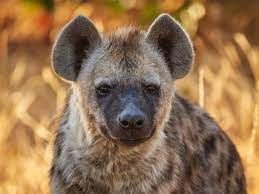
#> input picture basics/images/hyena.jpg, 259 x 194 px
$ python basic_functions.py
#> lines starting #> are read from the running program, lines starting #| are printed output that depends on the picture; after the words box and inside, x2 and y2 are one past the last pixel; in counts of white or black regions, pixels touching at a corner belong together
import cv2

img = cv2.imread('images/hyena.jpg')
#> img is the input picture: shape (194, 259, 3); mean B, G, R 81.2, 114.9, 147.7
cv2.imshow('Coloured',img)

# Convert to grayscale
gray = cv2.cvtColor(img,cv2.COLOR_BGR2GRAY)
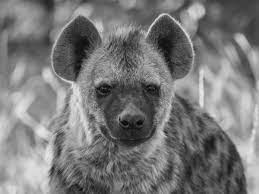
#> gray: shape (194, 259); min 1, max 235, mean 120.9
cv2.imshow('Gray scale',gray)

# Blurring an image
blur = cv2.GaussianBlur(img,(7,7),cv2.BORDER_DEFAULT)
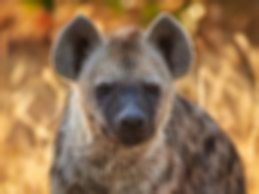
#> blur: shape (194, 259, 3); mean B, G, R 81.2, 114.9, 147.7
cv2.imshow('Blurred image',blur)

# Edge Cascading or edge detection
canny = cv2.Canny(img,125,175)
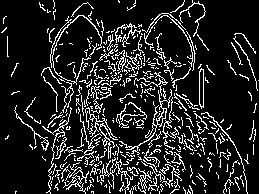
#> canny: shape (194, 259); 14% white in thin lines or dots
cv2.imshow('Canny',canny)

# We can get better result when we provide the blurred image as input to Canny
canny_blur = cv2.Canny(blur,125,175)
#> canny_blur: shape (194, 259); 2% white in thin lines or dots, all inside (x1, y1, x2, y2) = (38, 1, 253, 194)
cv2.imshow('Canny Blurred',canny_blur)

# Dilating the image
dilate = cv2.dilate(canny_blur,(7,7),iterations=5)
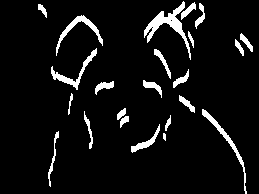
#> dilate: shape (194, 259); 6.6% white; 23 white regions, largest, box (x1, y1, x2, y2) and area: (144, 1, 191, 60) 626, (202, 109, 247, 194) 353, (56, 15, 103, 56) 337
cv2.imshow('Dilated',dilate)

# Eroding the image
erode = cv2.erode(dilate,(7,7),iterations=5)
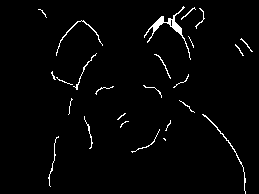
#> erode: shape (194, 259); 2.2% white in thin lines or dots, all inside (x1, y1, x2, y2) = (38, 6, 253, 194)
cv2.imshow('Eroded',erode)

# Resizing the image
resize = cv2.resize(img,(500,500),interpolation=cv2.INTER_CUBIC)
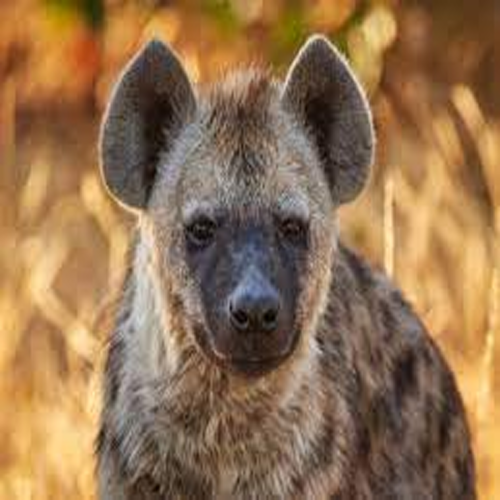
#> resize: shape (500, 500, 3); mean B, G, R 81.2, 114.9, 147.7
cv2.imshow('Enlarge',resize)

# Cropped the image
crop = img[50:170,10:250]
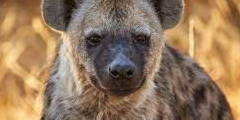
#> crop: shape (120, 240, 3); mean B, G, R 93.4, 120.7, 148.4
print(crop.shape)
#| (120, 240, 3)
print(img.shape)
#| (194, 259, 3)
cv2.imshow('Cropped',crop)
cv2.waitKey(0)

$ run again, with basics/images/bison.jpg copied over basics/images/hyena.jpg
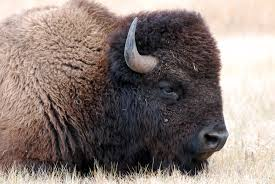
#> input picture basics/images/bison.jpg, 275 x 184 px
#> img is the input picture: shape (184, 275, 3); mean B, G, R 121.1, 126.5, 140
#> `canny = cv2.Canny(img,125,175)`:
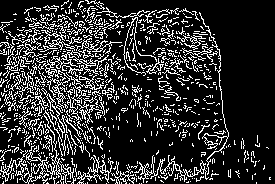
#> canny: shape (184, 275); 19% white in thin lines or dots
#> canny_blur: shape (184, 275); 1.5% white in thin lines or dots, all inside (x1, y1, x2, y2) = (27, 3, 229, 181)
#> dilate: shape (184, 275); 5.3% white; 12 white regions (1 under 20 px), largest, box (x1, y1, x2, y2) and area: (93, 3, 200, 77) 961, (200, 17, 229, 179) 624, (117, 166, 166, 183) 346
#> erode: shape (184, 275); 1.7% white in thin lines or dots, all inside (x1, y1, x2, y2) = (27, 8, 229, 184)
#> `crop = img[50:170,10:250]`:
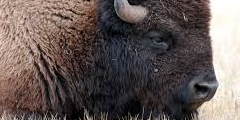
#> crop: shape (120, 240, 3); mean B, G, R 86.6, 89.1, 100.6
#| (120, 240, 3)
#| (184, 275, 3)

$ run again, with basics/images/lion.jpg copied over basics/images/hyena.jpg
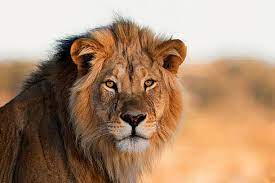
#> input picture basics/images/lion.jpg, 275 x 183 px
#> img is the input picture: shape (183, 275, 3); mean B, G, R 114.9, 141.1, 172.8
#> `canny = cv2.Canny(img,125,175)`:
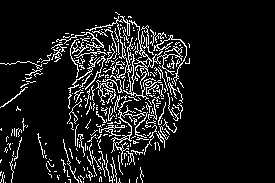
#> canny: shape (183, 275); 10% white in thin lines or dots, all inside (x1, y1, x2, y2) = (0, 12, 190, 183)
#> canny_blur: shape (183, 275); 1.5% white in thin lines or dots, all inside (x1, y1, x2, y2) = (0, 19, 187, 151)
#> dilate: shape (183, 275); 5.9% white; 11 white regions, largest, box (x1, y1, x2, y2) and area: (24, 19, 151, 89) 1138, (109, 114, 156, 156) 624, (152, 32, 187, 74) 289
#> erode: shape (183, 275); 2% white in thin lines or dots, all inside (x1, y1, x2, y2) = (0, 24, 187, 156)
#> `crop = img[50:170,10:250]`:
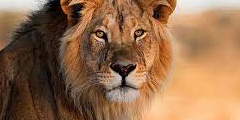
#> crop: shape (120, 240, 3); mean B, G, R 76.8, 108.5, 147.5
#| (120, 240, 3)
#| (183, 275, 3)

$ run again, with basics/images/monkey.jpg copied over basics/images/hyena.jpg
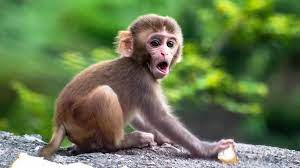
#> input picture basics/images/monkey.jpg, 300 x 168 px
#> img is the input picture: shape (168, 300, 3); mean B, G, R 79.4, 120.2, 103
#> canny: shape (168, 300); 11.1% white in thin lines or dots
#> canny_blur: shape (168, 300); 3.2% white in thin lines or dots
#> dilate: shape (168, 300); 13.5% white; 17 white regions (1 under 20 px), largest, box (x1, y1, x2, y2) and area: (123, 12, 300, 156) 2717, (0, 131, 143, 168) 1323, (170, 134, 236, 168) 832
#> erode: shape (168, 300); 4.5% white in thin lines or dots, all inside (x1, y1, x2, y2) = (0, 17, 300, 168)
#> `crop = img[50:170,10:250]`:
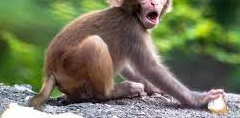
#> crop: shape (118, 240, 3); mean B, G, R 90.1, 117.7, 114.5
#| (118, 240, 3)
#| (168, 300, 3)
